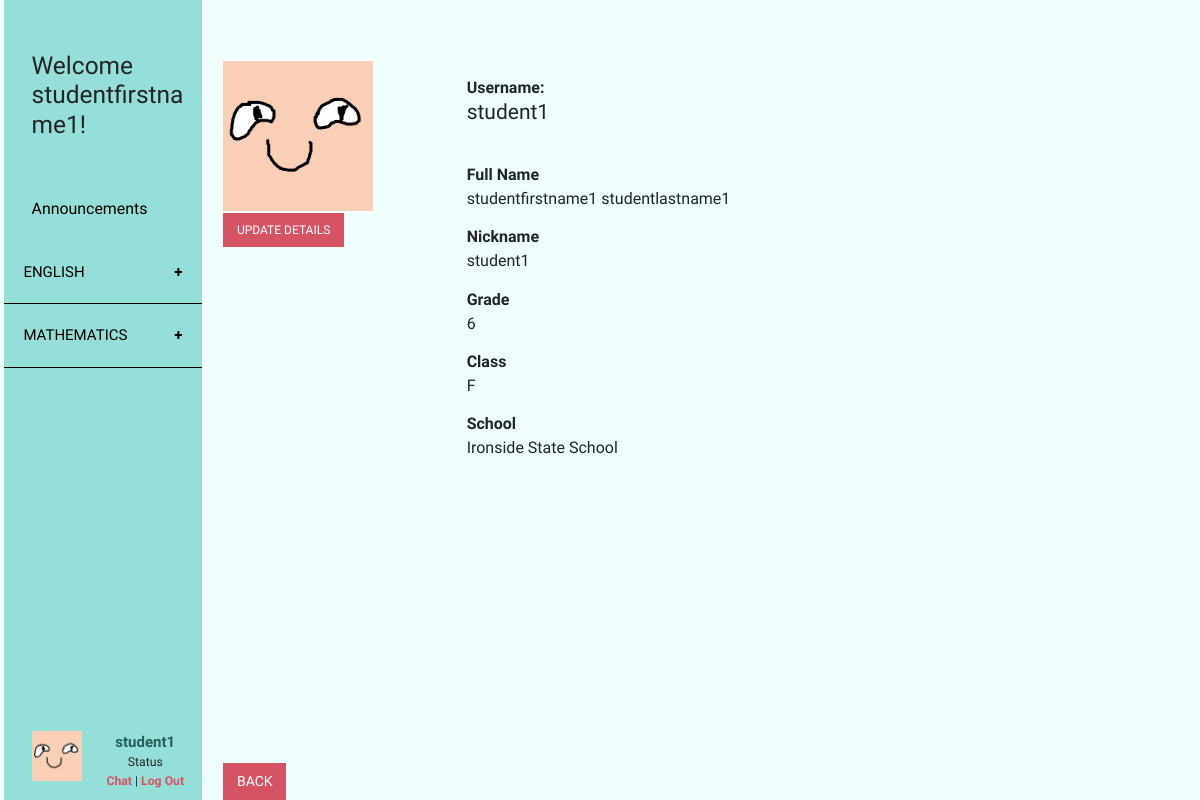
/platform/studentProfile.php?id=24 (signed in), run on the app's committed database.
### tables this page shows
CREATE TABLE `student` (
  `id` int(10) UNSIGNED NOT NULL,
  `school` int(10) UNSIGNED NOT NULL,
  `firstname` varchar(20) NOT NULL,
  `lastname` varchar(20) NOT NULL,
  `username` varchar(20) NOT NULL,
  `nickname` varchar(20) DEFAULT NULL,
  `profileImage` varchar(100) DEFAULT NULL,
  `pwd` varchar(100) NOT NULL,
  `grade` int(1) UNSIGNED NOT NULL,
  `class` varchar(1) NOT NULL,
  `lastactivity` datetime NOT NULL,
  `status` int(11) NOT NULL
);

CREATE TABLE `game` (
  `id` int(10) UNSIGNED NOT NULL,
  `name` varchar(50) NOT NULL,
  `subject` varchar(50) NOT NULL,
  `description` longtext NOT NULL,
  `genre` text NOT NULL,
  `grade` int(11) NOT NULL,
  `status` int(11) NOT NULL
);

CREATE TABLE `school` (
  `id` int(10) UNSIGNED NOT NULL,
  `name` varchar(40) NOT NULL,
  `status` int(11) NOT NULL
);

### platform/includes/checkLoginStatusForBoth.php (called while the page is built, shortened)
<?php
if (isset($_SESSION['student'])) {
    $user = $_SESSION['student'];
    $status = "student";
}elseif(isset($_SESSION['teacher'])){
    $user = $_SESSION['teacher'];
    $status = "teacher";
} else {
    header('Location: index.php');
}
?>

### platform/includes/dbFunction.php (called while the page is built, shortened)
<?php
function query($sql) {
    global $connection;
    $result = mysqli_query($connection, $sql);
    return $result;
}
function fetch_array($result_set) {
    return mysqli_fetch_array($result_set);
}
?>

### platform/includes/dbStudent.php (called while the page is built, shortened)
<?php
require_once 'dbFunction.php';
function getByIdStudent($id = 0) {
    $result_array = getStudentBySql("SELECT *, aes_decrypt(pwd, 'deco3801') as password FROM {$GLOBALS['table_student']} WHERE {$GLOBALS['pk_student']}= {$id} AND status = 0 LIMIT 1 ");
    return !empty($result_array) ? array_shift($result_array) : false;
}
function getStudentBySql($sql = "") {
    $resultSet = query($sql);
    $resultArray = array();
    while ($row = fetch_array($resultSet)) {
        $resultArray[] = $row;
    }
    return $resultArray;
}
?>

### platform/includes/dbGame.php (called while the page is built, shortened)
<?php
require_once 'dbFunction.php';
function getAllGame($orderBy = "") {
    $orderBy = strlen($orderBy) > 0 ? "ORDER BY {$orderBy}" : "";
    return getGameBySql("SELECT * FROM {$GLOBALS['table_game']} WHERE status = 0 {$orderBy}");
}
function getGameBySql($sql = "") {
    $resultSet = query($sql);
    $resultArray = array();
    while ($row = fetch_array($resultSet)) {
        $resultArray[] = $row;
    }
    return $resultArray;
}
?>

### platform/includes/dbSchool.php (called while the page is built, shortened)
<?php
require_once 'dbFunction.php';
function getByIdSchool($id = 0) {
    $result_array = getSchoolBySql("SELECT * FROM {$GLOBALS['table_school']} WHERE {$GLOBALS['pk_school']}= {$id} AND status = 0 LIMIT 1 ");
    return !empty($result_array) ? array_shift($result_array) : false;
}
function getSchoolBySql($sql = "") {
    $resultSet = query($sql);
    $resultArray = array();
    while ($row = fetch_array($resultSet)) {
        $resultArray[] = $row;
    }
    return $resultArray;
}
?>

### platform/studentProfile.php (the view, shortened to what this page needs)
<?php
include_once 'includes/checkLoginStatusForBoth.php';
include_once 'includes/dbGame.php';
include_once 'includes/dbStudent.php';
include_once  'includes/dbSchool.php';
$schoolInfo = getByIdSchool($user['school']);
$studentId = isset($_GET['id']) ? $_GET['id'] : 0;
$studentInfo = getByIdStudent($studentId);
?>
<!doctype html>
<html lang="en">
<head>
    <?php
    include 'css.php';
    ?>
</head>
<body>
<div class="container-fluid">
    <div class="row">
        <?php
        include_once("sideBar.php");
        ?>
        <div role="main" class=" main col-md-9 ml-sm-auto col-lg-10 px-4">
            <div class="row">
                <div class="col-lg-3" style="margin-top:4em">
                    <img width="150" height="150" src="img/<?=$studentInfo['profileImage'];?>" onerror="this.onerror=null; this.src='img/dummyimg.png'"/>
                    <div class="form-row">
                        <button style="font-size: 12px;" class="btn-all updateDetails" data-toggle="modal" data-target="#updateDetailsModal">Update Details</button>
                        <br>
                        <br>
                    </div>
                </div>
                <div class="col-lg-9" style="padding-top: 4em; font-size: 16px">
                    <div>
                        <b>Username:</b>
                        <h4><?= $studentInfo['username']; ?></h4>
                    </div>
                    <div class="form-row">
                        <br>
                        <b>Full Name</b><br/>
                        <?= $studentInfo['firstname'].' '.$studentInfo['lastname']; ?><br/>
                    </div>
                    <div class="form-row">
                        <b>Nickname</b><br/>
                        <?= $studentInfo['nickname']; ?><br/>
                    </div>
                    <div class="form-row">
                        <b>Grade</b><br/>
                        <?= $studentInfo['grade']; ?><br/>
                    </div>
                    <div class="form-row">
                        <b>Class</b><br/>
                        <?= $studentInfo['class']; ?><br/>
                    </div>
                    <div class="form-row">
                        <b>School</b><br/>
                        <?= $schoolInfo['name']; ?><br/>
                    </div>
                </div>
            </div>
            <div id="mainFooter" style="bottom:0; position: fixed;">
                <a class="btn-all" href="javascript:history.back()">Back</a>
            </div>
        </div>
    </div>
</div>
</body>
</html>

### platform/css.php (shortened to what this page needs)
<link href="css/bootstrap.min.css" rel="stylesheet">
<link href="css/jquery-ui.min.css" rel="stylesheet">
<link href="css/style.css" rel="stylesheet">

### platform/sideBar.php (shortened to what this page needs)
<?php
include_once "includes/dbGame.php";
$games = getAllGame('subject');
?>
<nav class="col-md-2 d-none d-md-block" style="background-color: #96DFD8; padding: 0px">
    <div class="sidebar-sticky">
        <ul>
            <h2 style="overflow-wrap: break-word;">Welcome <?= $user['firstname']; ?>!</h2>
        </ul>
        <a href="announcements.php" id="sidebar-button"><ul class="sidebar-button-ul">Announcements</ul></a>
        <?php
        $subject = "";
        foreach($games as $row => $rowDetails ){
            if($rowDetails['subject'] != $subject){
                if(isset($gameId) && $gameId == $rowDetails['id']){
                    echo "<button id='game" .$rowDetails['id']. "' class='collapsible active'>{$rowDetails['subject']}</button>";
                }else{
                    echo "<button class='collapsible'>{$rowDetails['subject']}</button>";
                }
            }
        }
        ?>
        <ul>
            <div class="row bottom-navbar">
                <div class="col-lg-3">
                    <img src="img/<?=$user['profileImage'];?>" onerror="this.onerror=null; this.src='img/dummyimg.png'" style="width: 50px; height: 50px;" >
                </div>
                <div class="col-lg-9">
                    <?php if ($status == "student"){
                        echo '<a class="profiletxt" href="studentProfile.php?id='.$user['id'].'">';
                    }else{
                        echo '<a class="profiletxt" href="teacherProfile.php">';
                    }
                    echo "<b>{$user['username']}</b>";
                    ?>
                    </a>
                    <div clas="row">
                        Status
                    </div>
                    <div clas="row">
                        <a class="onlineButton">Chat</a> |
                        <a class="logout" href="logoutHandler.php">Log Out</a>
                    </div>
                </div>
            </div>
        </ul>
    </div>
</nav>

### platform/css/style.css (style rules this page uses)
html, body { display: -ms-flexbox; display: -webkit-box; display: flex; -ms-flex-align: center; -ms-flex-pack: center; -webkit-box-align: center; align-items: center; -webkit-box-pack: center; justify-content: center; background-color: #effffd; font-size: .875rem; height: 100%; font-family: 'Armata', sans-serif; width: 100%; }
h2 { padding-top: 1.5em; padding-bottom: 1em; font-size: 2em; }
a:hover, a:visited, a:link, a:active { text-decoration: none; }
.btn-signin, .btn-all { display: inline-block; font-weight: 400; line-height: 1.5; vertical-align: middle; cursor: pointer; user-select: none; border: 1px solid transparent; background-color: #D55464; color: white; text-align: center; text-transform: uppercase; }
.btn-all { padding: .5rem .9rem; font-size: 1rem; }
.main { padding: 1% 0 1% 0; }
.bottom-navbar { padding-top: 5%; bottom: 10px; width: 100%; position: absolute; text-align: center; }
.form-row { padding-top: 1% !important; padding-bottom: 1% !important; }
.sidebar-sticky { position: -webkit-sticky; position: sticky; top: 0.5%; height: 100vh; padding-top: 1rem; overflow-x: hidden; overflow-y: auto; }
.sidebar-button-ul, .sidebar-button-collapsible { padding-top: 10%; padding-bottom: 10%; margin-bottom: 0; font-size: 1.3em; }
#sidebar-button { color: #000; }
a.profiletxt { color: #22605B; font-size: 15px; }
a.onlineButton { color: #D55464; font-weight: bold; text-decoration: none; }
a.logout { color: #D55464; font-weight: bold; text-decoration: none; }
.collapsible { background-color: #96DFD8; color: #000; cursor: pointer; padding: 10%; width: 100%; border: none; text-align: left; outline: none; font-size: 15px; border-bottom: solid; border-bottom-color: #000; border-bottom-width: thin; text-transform: uppercase; }
.collapsible:after { content: '\002B'; color: #000; font-weight: bold; float: right; margin-left: 5px; }

### data on the page
student: firstname "studentfirstname1", username "student1", lastname "studentlastname1", nickname "student1", grade "6", class "F"
game: subject "ENGLISH"
game: subject "MATHEMATICS"
school: name "Ironside State School"
